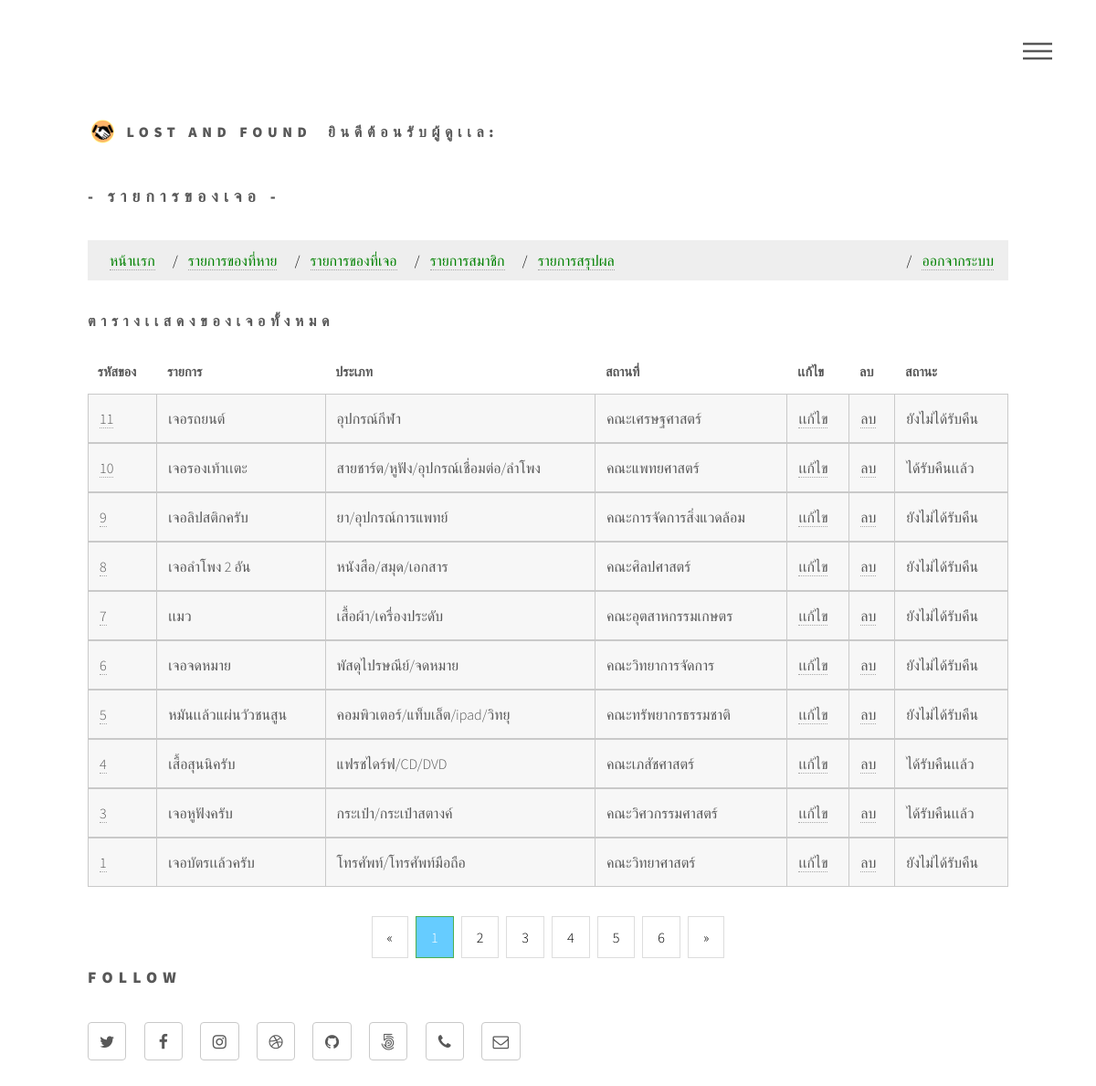
Screenshot of /6.php with the database file from the repository.
### tables this page shows
CREATE TABLE `founditem` (
  `found_id` int(5) UNSIGNED NOT NULL,
  `name` varchar(30) NOT NULL,
  `fname` varchar(50) NOT NULL,
  `place_id` int(5) NOT NULL,
  `type_id` int(5) NOT NULL,
  `date` date NOT NULL,
  `time` time NOT NULL,
  `description` text NOT NULL,
  `photo` varchar(200) NOT NULL,
  `status` varchar(20) NOT NULL
);

CREATE TABLE `typeitem` (
  `type_id` int(5) UNSIGNED NOT NULL,
  `typename` varchar(100) NOT NULL
);

CREATE TABLE `typeplace` (
  `place_id` int(5) UNSIGNED NOT NULL,
  `placename` varchar(100) NOT NULL
);

### 6.php (the view, shortened to what this page needs)
<?php
    require 'conectfromfound.php';
    $q = "SELECT * FROM founditem INNER JOIN typeitem ON founditem.found_id=typeitem.type_id INNER JOIN typeplace ON founditem.found_id=typeplace.place_id order by found_id desc";
    $result = mysqli_query($dbcon, $q);
?>
<!DOCTYPE HTML>
<html>
  <head>
    <link rel="stylesheet" href="assets/css/main.css" />
  </head>
  <body>
      <div id="wrapper">
          <header id="header">
            <div class="inner">
                <a href="index.php" class="logo">
                  <span class="symbol"><img src="images/11.svg" alt="" /></span><span class="title">LOST And FOUND  &nbsp;<?php
        echo "ยินดีต้อนรับผู้ดูเเล: ".$_SESSION ['Fname']
        .$_SESSION ['Lname'] ;?></span> </span>
                </a>
                <nav>
                  <ul>
                    <li><a href="#menu">Menu</a></li>
                  </ul>
                </nav>
            </div>
          </header>
          <div id="main">
            <div class="inner">
<h2>- รายการของเจอ -</h2>
<ul class="breadcrumb">
  <li><a href="indexadmin.php">หน้าเเรก</a></li>
  <li><a href="3.php">รายการของที่หาย</a></li>
  <li><a href="6.php">รายการของที่เจอ</a></li>
   <li><a href="user.php">รายการสมาชิก</a></li>
  <li><a href="graph.php">รายการสรุปผล</a></li>
  <li style="float:right"><a href="logout.php">ออกจากระบบ</a></li>
</ul>
              <section>
                <h3>ตารางเเสดงของเจอทั้งหมด</h3>
                  <div class="table-wrapper">
                    <table class="alt">
                      <thead>
                        <tr>
                          <th>รหัสของ</th>
                          <th>รายการ</th>
                          <th>ประเภท</th>
                          <th>สถานที่</th>
                          <th>เเก้ไข</th>
                          <th>ลบ</th>
                          <th>สถานะ</th>
                        </tr>
                      </thead>
                      <tbody>
                        <?php
            while ($row = mysqli_fetch_array($result, MYSQLI_ASSOC)) {
    ?>
                        <tr>
                          <td><a href="admin1.php?found_id=<?php echo $row['found_id']; ?>"><?php echo $row['found_id']; ?></td>
                          <td><?php echo $row ['name']; ?></td>
                          <td><?php echo $row ['typename']; ?>  </td>
                          <td><?php echo $row ['placename']; ?>  </td>
                          <td><a href="fromudeletefound.php?found_id=<?php echo $row ['found_id']; ?>">เเก้ไข</a>  </td>
                          <td><a href="fromdeletefound.php?found_id=<?php echo $row ['found_id']; ?>">ลบ</a>  </td>
                          <td><?php echo $row ['status']; ?></td>
                        </tr>
                      </tbody>
                        <?php
               }
             ?>
                    </table>
                  </div>
                </section>
</body>
              <section>
<div class="center">
  <div class="pagination">
    <a href="#">&laquo;</a>
    <a href="#" class="active">1</a>
    <a href="#">2</a>
    <a href="#">3</a>
    <a href="#">4</a>
    <a href="#">5</a>
    <a href="#">6</a>
    <a href="#">&raquo;</a>
  </div>
</div>
                <h2>Follow</h2>
                <ul class="icons">
                  <li><a href="#" class="icon style2 fa-twitter"><span class="label">Twitter</span></a></li>
                  <li><a href="#" class="icon style2 fa-facebook"><span class="label">Facebook</span></a></li>
                  <li><a href="#" class="icon style2 fa-instagram"><span class="label">Instagram</span></a></li>
                  <li><a href="#" class="icon style2 fa-dribbble"><span class="label">Dribbble</span></a></li>
                  <li><a href="#" class="icon style2 fa-github"><span class="label">GitHub</span></a></li>
                  <li><a href="#" class="icon style2 fa-500px"><span class="label">500px</span></a></li>
                  <li><a href="#" class="icon style2 fa-phone"><span class="label">Phone</span></a></li>
                  <li><a href="#" class="icon style2 fa-envelope-o"><span class="label">Email</span></a></li>
                </ul>
  </body>
</html>

### 6.php (style rules this page uses)
ul.breadcrumb { padding: 8px 16px; list-style: none; background-color: #eee; }
ul.breadcrumb li { display: inline; }
ul.breadcrumb li+li:before { padding: 8px; color: black; content: "/\00a0"; }
ul.breadcrumb li a { color: green; }
.center { text-align: center; }
.pagination { display: inline-block; }
.pagination a { color: black; float: left; padding: 8px 16px; text-decoration: none; transition: background-color .3s; border: 1px solid #ddd; margin: 0 4px; }
.pagination a.active { background-color: #66CCFF; color: white; border: 1px solid #4CAF50; }

### rows the page displays
founditem: found_id "11", name "เจอรถยนต์", typeitem.typename "อุปกรณ์กีฬา", typeplace.placename "คณะเศรษฐศาสตร์", status "ยังไม่ได้รับคืน"
founditem: found_id "10", name "เจอรองเท้าเเตะ", typeitem.typename "สายชาร์ต/หูฟัง/อุปกรณ์เชื่อมต่อ/ลำโพง", typeplace.placename "คณะแพทยศาสตร์", status "ได้รับคืนเเล้ว"
founditem: found_id "9", name "เจอลิปสติกครับ", typeitem.typename "ยา/อุปกรณ์การแพทย์", typeplace.placename "คณะการจัดการสิ่งแวดล้อม", status "ยังไม่ได้รับคืน"
founditem: found_id "8", name "เจอลำโพง 2 อัน", typeitem.typename "หนังสือ/สมุด/เอกสาร", place.placename "คณะศิลปศาสตร์", status "ยังไม่ได้รับคืน"
founditem: found_id "7", name "เเมว", typeitem.typename "เสื้อผ้า/เครื่องประดับ", typeplace.placename "คณะอุตสาหกรรมเกษตร", status "ยังไม่ได้รับคืน"
founditem: found_id "6", name "เจอจดหมาย", type.typename "พัสดุไปรษณีย์/จดหมาย", typeplace.placename "คณะวิทยาการจัดการ", status "ยังไม่ได้รับคืน"
founditem: found_id "5", name "หมันเเล้วแผ่นวัวชนสูน", typeitem.typename "คอมพิวเตอร์/แท็บเล็ต/ipad/วิทยุ", typeplace.placename "คณะทรัพยากรธรรมชาติ", status "ยังไม่ได้รับคืน"
founditem: found_id "4", name "เสื้อสุนนิครับ", typeitem.typename "แฟรชไดร์ฟ/CD/DVD", typeplace.placename "คณะเภสัชศาสตร์", status "ได้รับคืนเเล้ว"
founditem: found_id "3", name "เจอหูฟังครับ", typeitem.typename "กระเป๋า/กระเป๋าสตางค์", typeplace.placename "คณะวิศวกรรมศาสตร์", status "ได้รับคืนเเล้ว"
founditem: found_id "1", name "เจอบัตรเเล้วครับ", typeitem.typename "โทรศัพท์/โทรศัพท์มือถือ", typeplace.placename "คณะวิทยาศาสตร์", status "ยังไม่ได้รับคืน"
